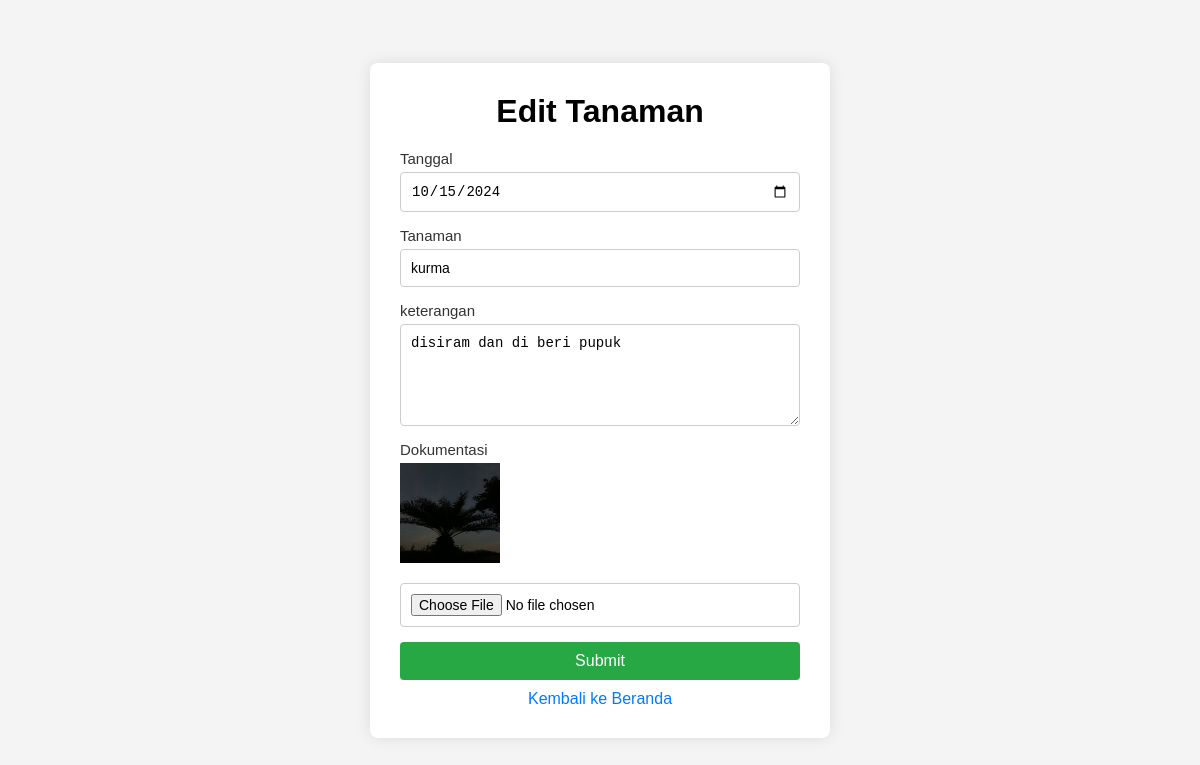
Page /edit_tanaman.php?id=2 on the earlier database version.
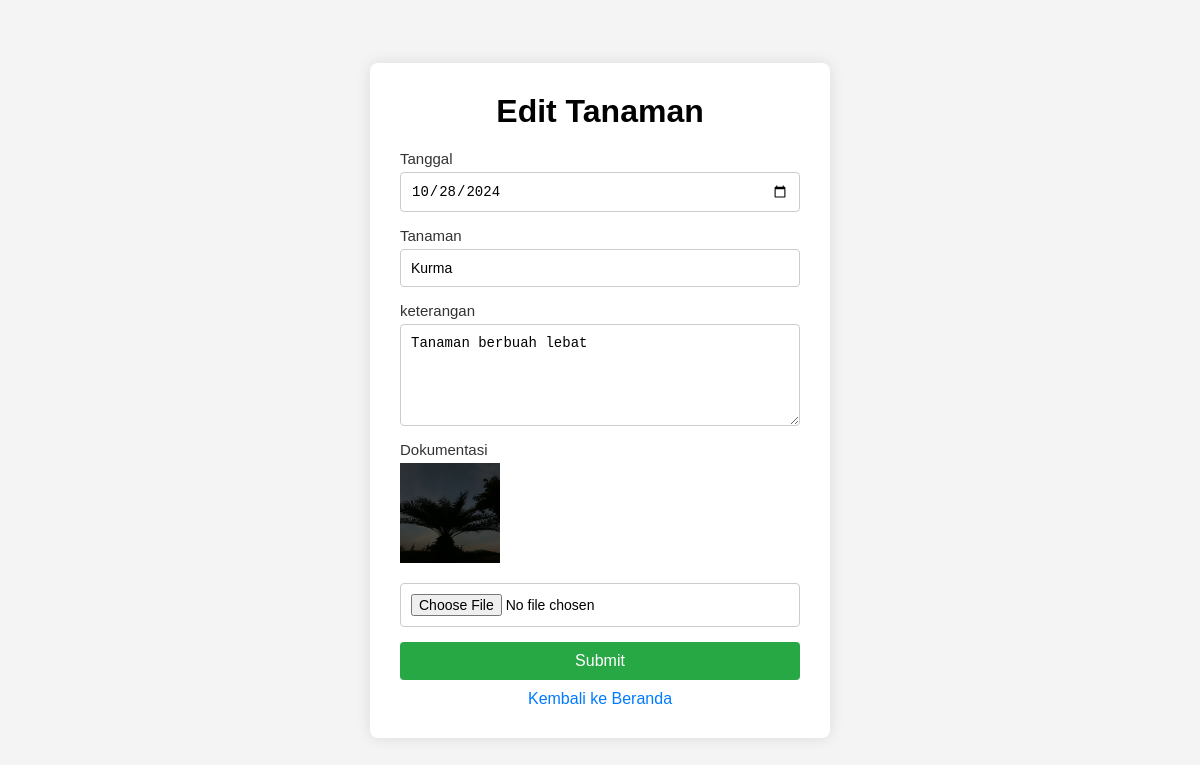
Same page on the later database version.
### tables this page shows
CREATE TABLE tanaman (id INTEGER PRIMARY KEY AUTOINCREMENT, tanggal TEXT NOT NULL, tanaman TEXT NOT NULL,  keterangan TEXT,foto TEXT NOT NULL);

### functions.php (called while the page is built, shortened)
<?php
    function database()
    {
            $db = new SQLite3('db_tanaman.sqlite');
            return $db;
    }
    function ambil_data_tanaman($get_id){
        $db = database();
        $ambil_data_tanaman = "SELECT * FROM tanaman WHERE id ='$get_id'";
        $ambil_tanaman = $db -> query($ambil_data_tanaman);
        $ambil = $ambil_tanaman -> fetchArray();
        return $ambil;
    }

### edit_tanaman.php (the view, shortened to what this page needs)
<?php
require "functions.php";
$get_id = $_GET['id'];
?>
<!DOCTYPE html>
<html lang="en">
<head>
    <link rel="stylesheet" href="css/style.css">
</head>
<body>
    <div class="container-edit">
        <form action="edit_tanaman.php?id=<?php echo ambil_data_tanaman($get_id)['id'];?>" method="POST" enctype="multipart/form-data">
            <div class="inputan">
                <h1>Edit Tanaman</h1>
                <label>Tanggal</label>
                <input type="date" name="tanggal" value="<?php echo ambil_data_tanaman($get_id)['tanggal'];?>" required>
                <label>Tanaman</label>
                <input type="text" name="tanaman" value="<?php echo ambil_data_tanaman($get_id)['tanaman'];?>" required>
                <label>keterangan</label>
                <textarea name="keterangan" required><?php echo ambil_data_tanaman($get_id)['keterangan'];?></textarea>
                <label>Dokumentasi</label>
                <img src="image/<?php echo ambil_data_tanaman($get_id)['foto'];?>" alt="foto_tanaman" width="100px" height="100px">
                <input type="file" name="foto" required >
            <input type="submit" name="submit">
            <a href="index.php">Kembali ke Beranda</a>
            </div>
        </form>
    </div>
</body>
</html>

### css/style.css (style rules this page uses)
* { margin: 0; padding: 0; }
body { font-family: Arial, sans-serif; background-color: #f4f4f4; display: flex; justify-content: center; align-items: center; height: 100vh; }
.container-edit { background-color: #fff; padding: 30px; border-radius: 8px; box-shadow: 0px 0px 15px rgba(0, 0, 0, 0.1); width: 400px; }
.container-edit form { display: flex; flex-direction: column; }
.container-edit .inputan { display: flex; flex-direction: column; }
.container-edit .inputan h1 { text-align: center; margin-bottom: 20px; }
.container-edit .inputan label { font-size: 15px; color: #333; margin-bottom: 5px; }
.container-edit .inputan input[type="text"], .container-edit .inputan textarea, .container-edit .inputan input[type="date"], .container-edit .inputan input[type="file"] { padding: 10px; margin-bottom: 15px; border: 1px solid #ccc; border-radius: 4px; font-size: 14px; }
.container-edit .inputan textarea { resize: vertical; min-height: 80px; }
.container-edit .inputan input[type="submit"] { background-color: #28a745; color: white; padding: 10px; border: none; border-radius: 4px; cursor: pointer; font-size: 16px; }
.container-edit .inputan a { display: inline-block; margin-top: 10px; text-decoration: none; color: #007bff; }
.container-edit .inputan img { width: 100px; height: 100px; margin-bottom: 20px; }
.container-edit .inputan a { text-align: center; }

Differences in the rows shown:
changed tanaman: tanggal "10/15/2024" → "10/28/2024"; tanaman "kurma" → "Kurma"; keterangan "disiram dan di beri pupuk" → "Tanaman berbuah lebat"
